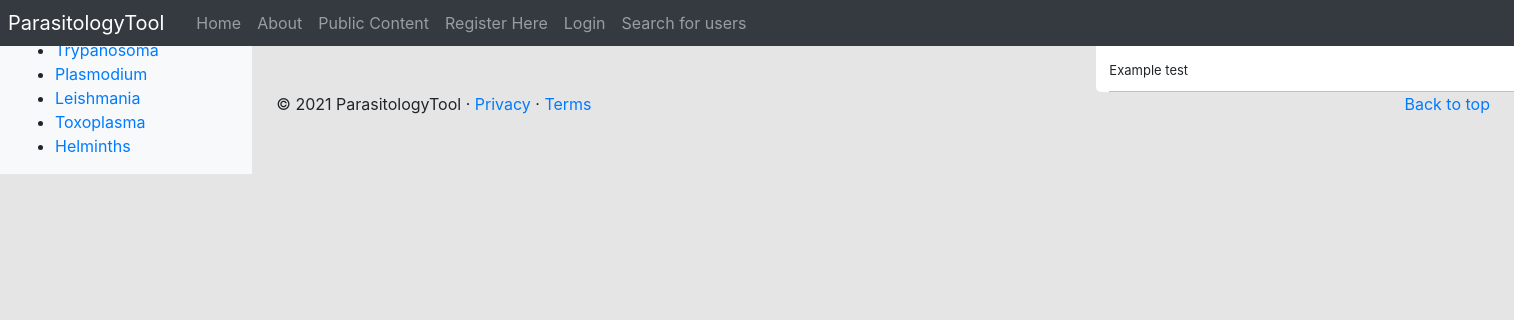
The page /parasitologyTool/user_posts/yanzhi/ on the database as committed earlier.
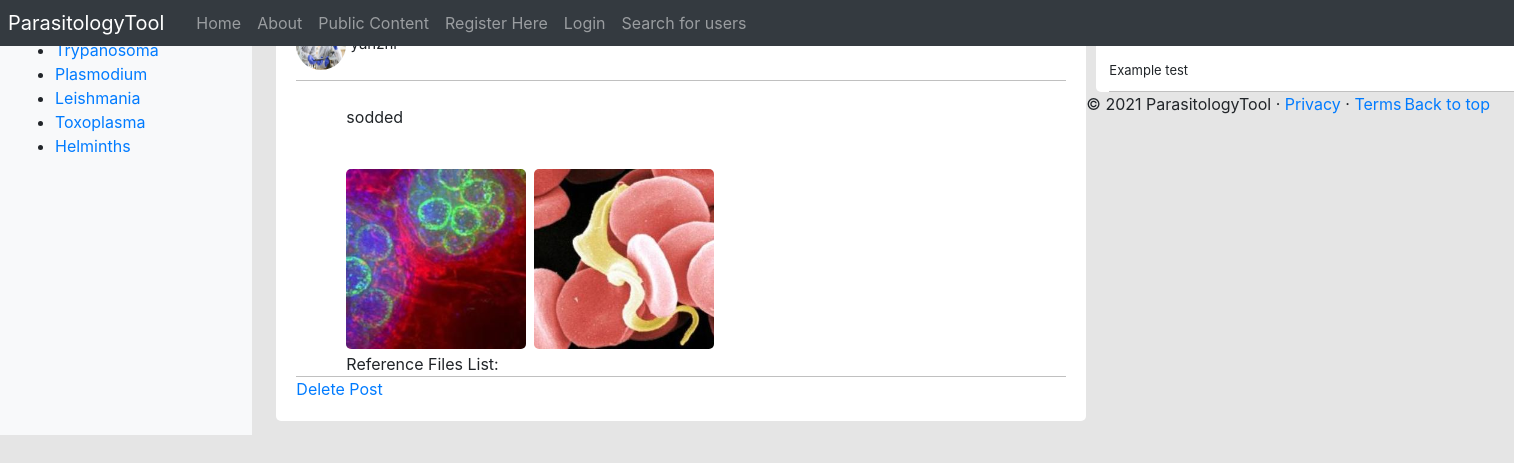
The same page on the database as committed later.
### parasitologyTool/models.py (models this page shows, shortened)
class Parasite(models.Model):
	NAME_MAX_LENGTH = 128
	name = models.CharField(max_length=NAME_MAX_LENGTH, unique=True)
	views = models.IntegerField(default=0)
	picture = models.ImageField(upload_to='parasite_pic')
	intro = models.CharField(max_length=3000)

class ResearchPost(models.Model):
	title = models.CharField(max_length=100)
	content = models.TextField()
	parasite = models.ForeignKey(Parasite, on_delete=models.CASCADE, default=None)
	likes = models.ManyToManyField(User, blank=True, related_name="likes")
	dislikes = models.ManyToManyField(User, blank=True, related_name="dislikes")
	user = models.ForeignKey(UserProfile, on_delete=models.CASCADE, default=None)
	date_posted = models.DateTimeField(default=timezone.now)
	@property
	def images(self):
		return self.researchimage_set.all()
	@property
	def files(self):
		return self.researchfile_set.all()
	class Meta:
		ordering = ['-date_posted',]

class ResearchImage(models.Model):
	research_post = models.ForeignKey(ResearchPost, on_delete=models.CASCADE, default=None)
	image = models.ImageField(upload_to='clinical_pictures', default=None)

### parasitologyTool/views.py (the view)
# urls.py: path('user_posts/<username>/',views.UserPost, name='user_posts'),
def UserPost(request, username):
    try:
        user_s = User.objects.get(username=username)
        user = UserProfile.objects.get(user=user_s)
        user_posts = user.researchpost_set.all()
    except User.DoesNotExist:
        return not_found(request)
    context_dict = {}
    context_dict['user_posts'] = user_posts
    return render(request, 'parasitologyTool/user_posts.html', context=context_dict)

### parasitologyTool/models.py (called while the page is built)
	@property
	def username(self):
		return self.user.username

### parasitologyTool/templatetags/parasitologyTool_template_tags.py (called while the page is built)
@register.inclusion_tag('parasitologyTool/parasite_list.html')
def get_parasite_list(current_category=None):
	return {'parasites': Parasite.objects.all(),
	        'current_category':current_category}

### templates/parasitologyTool/user_posts.html (shortened to what this page needs)
{% extends 'parasitologyTool/base.html' %}
{% load static %}
{% block body_block %}
<div class="box">
    <div>
        {% for post in user_posts %}
            <div class="a-box">
                <div class="a-s-box-author">
                                alt="picture of article" />  <stong>{{post.user.username}}</stong>
                </div>
                <div class="a-s-box-context">
                    <div class="item">
                        <div class="context">
                            {{ post.content|linebreaks|urlize }}
                        </div>
                    </div>
                    {% if post.images %}
                        {% for image in post.images %}
                            <a href="{{ MEDIA_URL }}{{ image.image }}"><img src="{{ MEDIA_URL }}{{ image.image }}"></a>
                        {% endfor %}
                    {% endif %}
                    <br>
                    Reference Files List:
                    <br>
                </div>
                <div>
                    <a href="{% url 'parasitologyTool:delete_post' post.id post.user.username %}" onclick="return confirm_delete();">Delete Post
                    </a>
                </div>
            </div>
        {% endfor %}
    </div>
</div>
<div class="rside">
      <p><strong>Most Pupular Post</strong></p>
      <div class="rside-box">
      Example test
      </div>
</div>
{% endblock %}

### templates/parasitologyTool/parasite_list.html
{% if parasites %}
    <ul>
    {% for p in parasites %}
        {% if p == current_category %}
            <li><strong><a href="{% url 'parasitologyTool:goto' %}?parasite_id={{ p.id }}">{{ p.name }}</a></strong></li>
        {% else %}
            <li><a href="{% url 'parasitologyTool:goto' %}?parasite_id={{ p.id }}">{{ p.name }}</a></li>
        {% endif %}
    {% endfor %}
    </ul>
{% else %}
    <strong>No parasites</strong>
{% endif %}

Rows that differ between the two databases and show on the page:
added ResearchPost: content "sodded"
added ResearchImage: image (picture)
added ResearchImage: image (picture)
